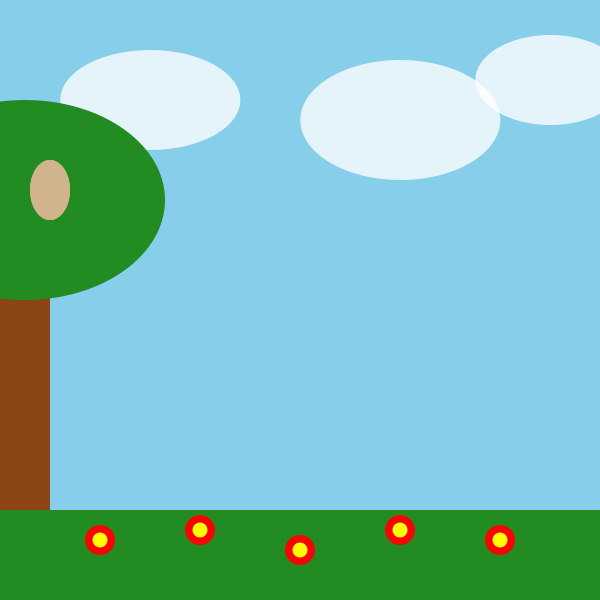
Frame 1 (no input)
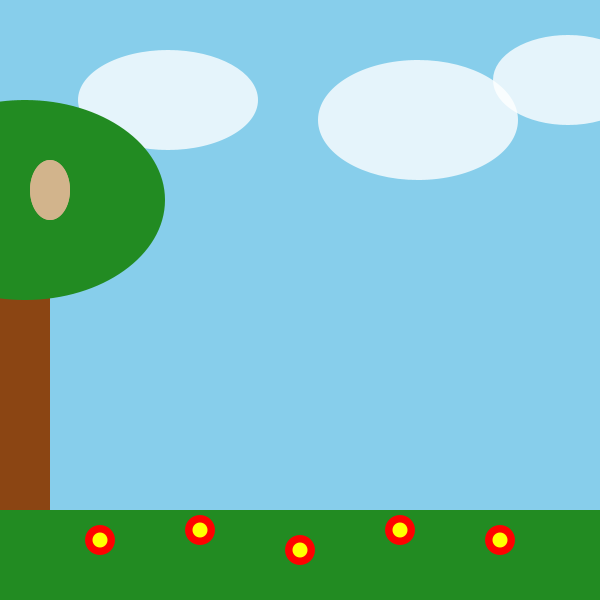
Frame 60 (the mouse pressed at the canvas centre just before this capture)
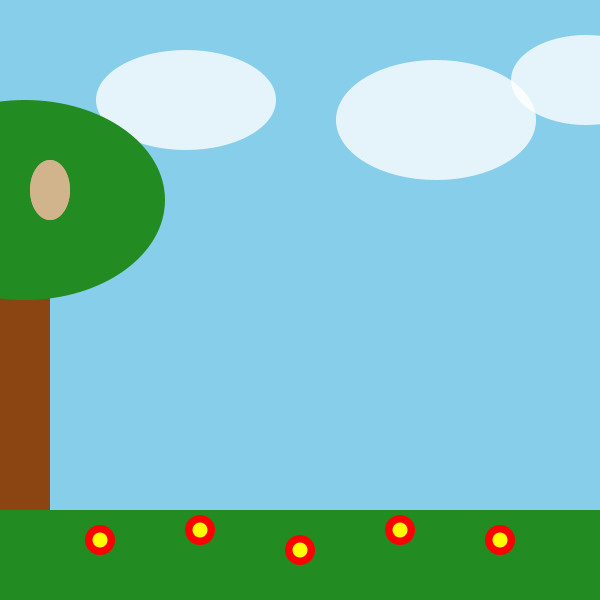
Frame 120 (the mouse held since frame 60 and released just before this capture)

The Processing sketch that drew these frames (run headless with seeded random() and noise(); from frame 60 on, the mouse is pressed at the canvas centre):

// Processing sketch: Rayne_Lumley
// ── Rayne_Lumley.pde
// defines cocoon and butterfly
color bodyColor = color(0, 0, 0);       
boolean cocoonBroken = false; 

// movement for clouds variables
float cloud1X = 150, cloud2X = 400, cloud3X = 550;
float cloudSpeed = 0.3;

// Color for cocoon
color cocoonColor = color(210, 180, 140);  

// Makes the tree
float treeX = width / 2 - 50;   
float treeHeight = 250;         
float branchLength = 120;       
float branchHeight = -70;      

void setup() {
  size(600, 600);  // Set canvas size
  noStroke();      
}

void draw() {
  background(135, 206, 235);  // makes background blue sky

  // Makes clouds 
  drawClouds();
  
  // Makes Grass
  drawGrass();
  
  // Makes flowers
  drawFlowers();
  
  // Makes the tree
  drawTree();

  // Makes the cocoon as long as not broken yet
  if (!cocoonBroken) {
    drawCocoon();  // Draw the cocoon in tree
  }
  
  // Makes the butterfly when cocoon broken
   if (cocoonBroken) {
    drawButterfly();
  }
}

// Makes tree
void drawTree() {
  // Makes trunk of tree
  fill(139, 69, 19);  // tree trunk colour
  rect(treeX, height - 90 - treeHeight, 50, treeHeight);  // shape of trunk
  
  // Makes top of tree
  fill(34, 139, 34);  // top colour
  ellipse(treeX + 25, height - 90 - treeHeight - 60, 280, 200);  // shape of top of tree
  
  // makes tree branch 
  line(treeX - branchLength, height - 90 - treeHeight + branchHeight, 
       treeX + 50 + branchLength, height - 90 - treeHeight + branchHeight);  

  // Make cocoon if not broken
  if (!cocoonBroken) {
    fill(cocoonColor);  // cocoon colour
    ellipse(treeX + 50, height - 90 - treeHeight + branchHeight, 40, 60);  // cocoon shape
  }
}

// makes cocoon
void drawCocoon() {
  fill(cocoonColor);  
  ellipse(treeX + 50, height - 90 - treeHeight + branchHeight, 40, 60);  
}

// makes butterfly
void drawButterfly() {
  // changes colour of wings with cursor movemnt
  color wingColor = color(map(mouseX, 0, width, 0, 255), map(mouseY, 0, height, 0, 255), 255); 
  
  // makes wings of butterfly
  fill(wingColor);
  ellipse(mouseX - 25, mouseY - 20, 60, 80);  
  ellipse(mouseX - 25, mouseY + 20, 60, 80);  
  ellipse(mouseX + 25, mouseY - 20, 60, 80);  
  ellipse(mouseX + 25, mouseY + 20, 60, 80);  

  // makes butterfly body
  bodyColor = color(map(mouseX, 0, width, 0, 255), map(mouseY, 0, height, 0, 255), 0);
  fill(bodyColor);  // Set body color
  rect(mouseX - 4, mouseY - 60, 8, 120);  
}

// makes clouds
void drawClouds() {
  fill(255, 255, 255, 200);  // cloud colour
  
  cloud1X += cloudSpeed;
  cloud2X += cloudSpeed;
  cloud3X += cloudSpeed;
  
  // clouds movement repeat
  if (cloud1X > width) cloud1X = -180;
  if (cloud2X > width) cloud2X = -200;
  if (cloud3X > width) cloud3X = -150;
  
  // makes the clouds
  ellipse(cloud1X, 100, 180, 100);  
  ellipse(cloud2X, 120, 200, 120);  
  ellipse(cloud3X, 80, 150, 90);   
}

// makes grass
void drawGrass() {
  fill(34, 139, 34);  // colour of grass
  rect(0, height - 90, width, 90);  // shape of grass
}

// makes flowers
void drawFlowers() {
  fill(255, 0, 0);  // colour of flower petals
  ellipse(100, height - 60, 30, 30);  
  ellipse(200, height - 70, 30, 30);  
  ellipse(300, height - 50, 30, 30);  
  ellipse(400, height - 70, 30, 30);  
  ellipse(500, height - 60, 30, 30);  
  
  fill(255, 255, 0);  // colour of centre of flowers
  ellipse(100, height - 60, 15, 15);  
  ellipse(200, height - 70, 15, 15);  
  ellipse(300, height - 50, 15, 15);  
  ellipse(400, height - 70, 15, 15);  
  ellipse(500, height - 60, 15, 15);  
}

// makes it so its interactive when button pressed
void keyPressed() {
  if (!cocoonBroken) {
    cocoonBroken = true;  // when cocoon broken butterfly is revealed when button pressed
  }
}
